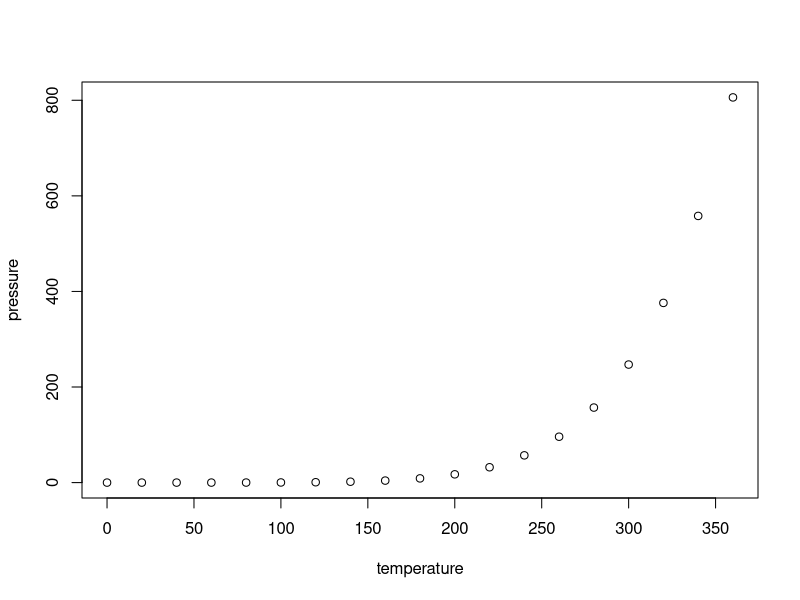
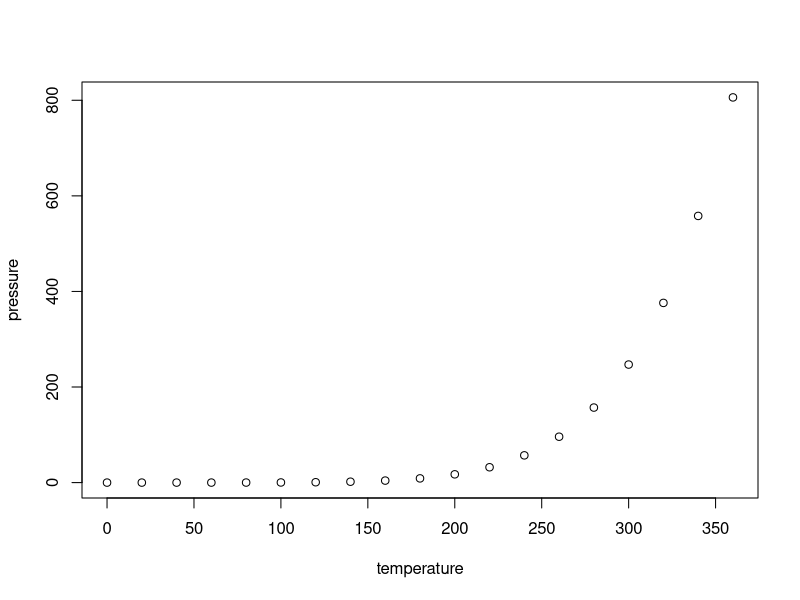
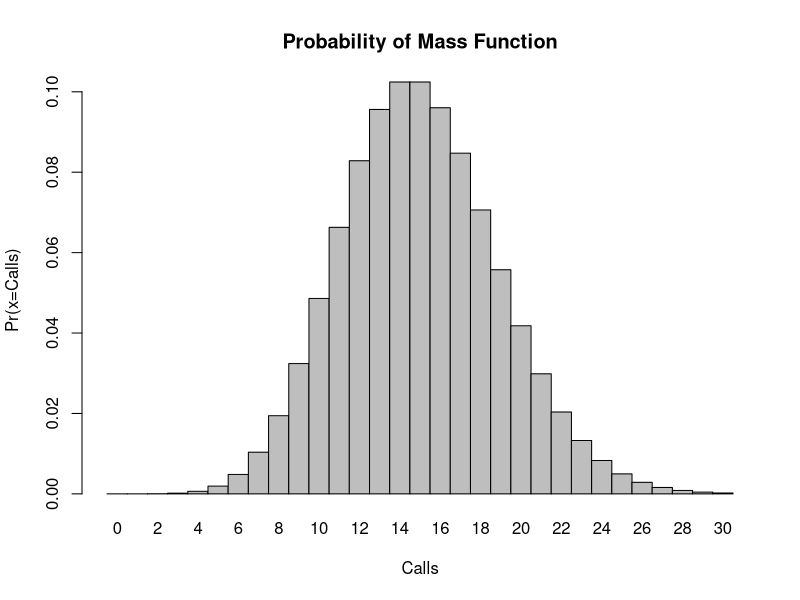
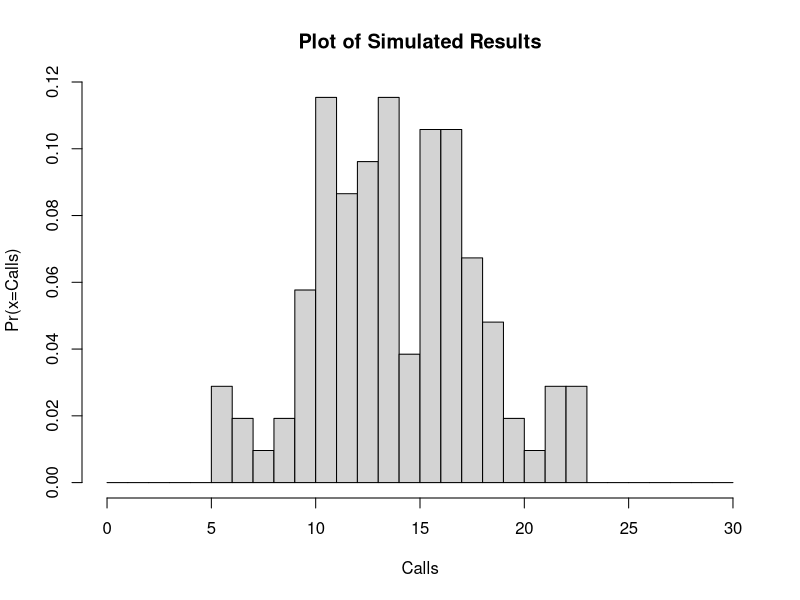

These charts were generated, in order, by the following R code:
## ---- chunk 1
knitr::opts_chunk$set(echo = TRUE)
## ---- chunk 2
summary(cars)
## ---- chunk 3
plot(pressure)
## ---- chunk 4
knitr::opts_chunk$set(echo = TRUE)
## ---- chunk 5
summary(cars)
## ---- chunk 6
plot(pressure)
## ---- chunk 7
l<-15
l
# [1]15
x<-1:8
x
# [1] 1 2 3 4 5 6 7 8
ppois(8,1,lower.tail=FALSE)
# [1] 1.125203e-06

## ---- chunk 8
dpois(x=0,lambda=l) 
# [1] 3.059023e-07
## ---- chunk 9
dpois(x=3,lambda=l)
# [1] 0.0001720701
## ---- chunk 10
x<-c(0:30)
y<-dpois(x=x,lambda=l)
barplot(y,names.arg=x,space=0,xlab="Calls",ylab="Pr(x=Calls)",main="Probability of Mass Function")
## ---- chunk 11
rpois(n=104,lambda=l)
## ---- chunk 12
r<-rpois(104,l)
r
 #  [1] 18 14 20 17 16 10 13 12 18 12 16 13 12 13  9 16 18 17 12 16 15 20 13 15 11 21 21 10 21 21 11 11 21 20 14 14
 # [37] 21 15 14 17 17 11 12  9 15 15 16 13 16 15 15 16 19 15  9 18  9  9 17 21 12 14 11 15 13 19 17 10 15 12 10 16
 # [73] 11 14 15 16 15 15 11 13 14  9 12 21 20 16 14 13 15 16 15 17 11 15 19  9 23 19 13  8 24 19 24 14
hist(r,breaks=seq(from=0,to=30,by=1),probability=TRUE,main="Plot of Simulated Results",xlab="Calls",ylab="Pr(x=Calls)",xlim=c(0,30))
